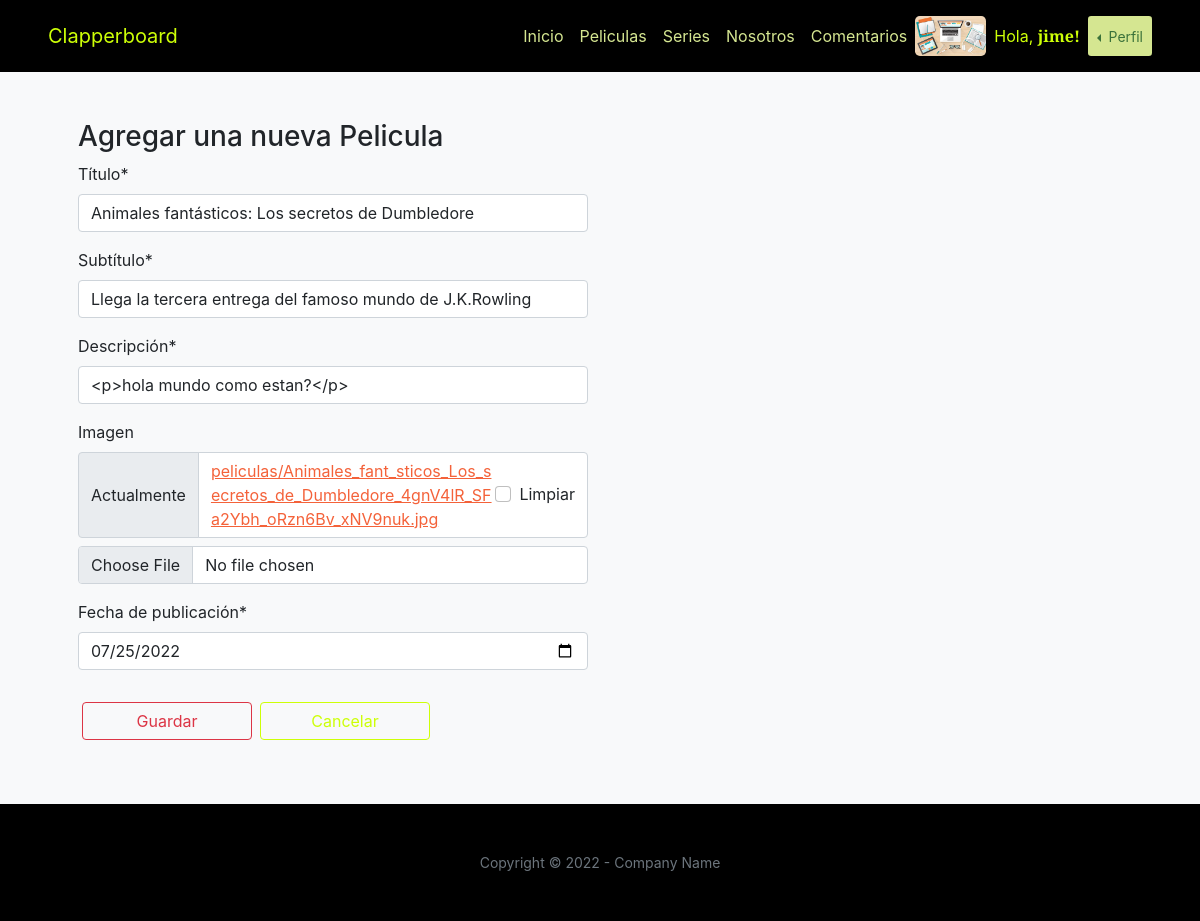
/editar_pelicula/8/ (signed in), run on an earlier commit of the app's database.
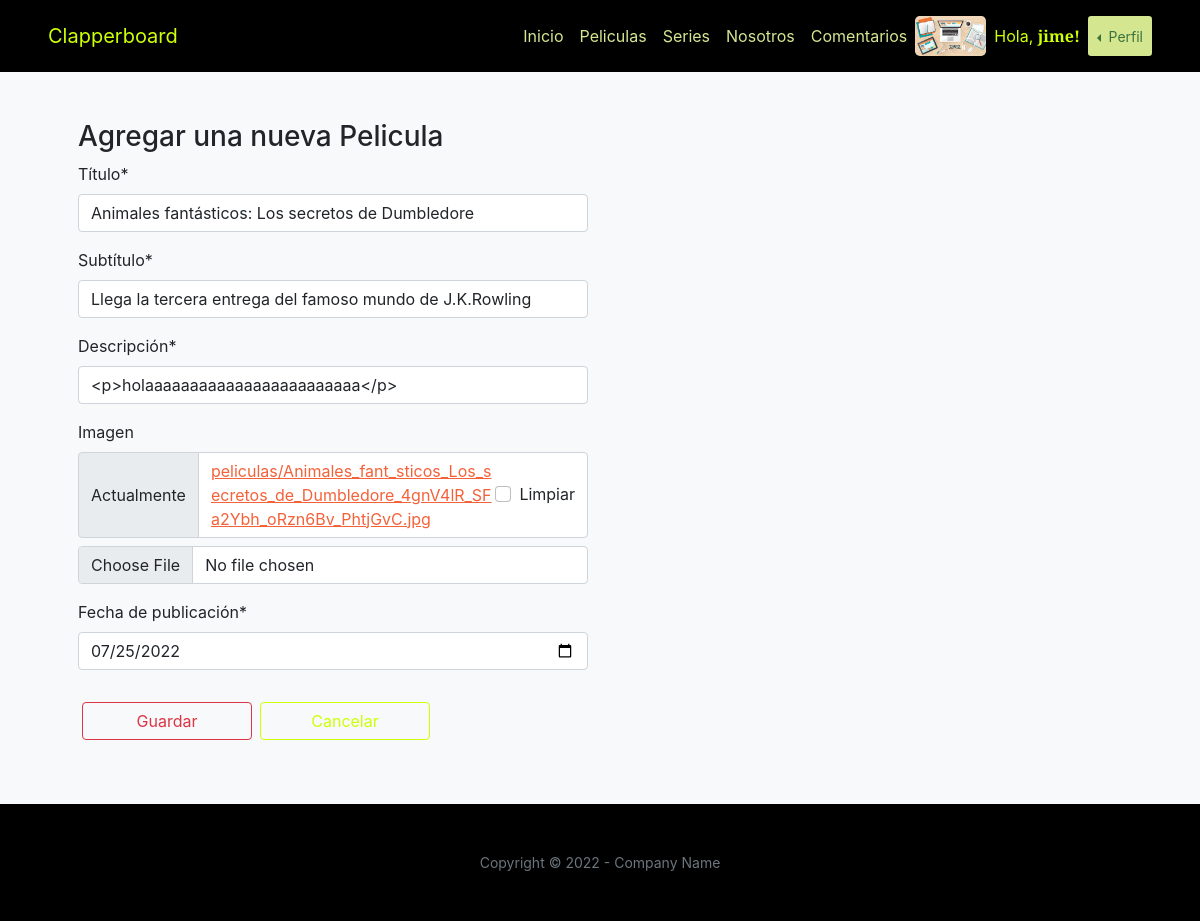
And on a later commit of the database.
### clapperboardApp/models.py (models this page shows, shortened)
class Pelicula(models.Model):
    titulo = models.CharField(max_length=50)
    subtitulo= models.CharField(max_length=100)
    descripcion = models.CharField(max_length=300)
    imagen = models.ImageField(upload_to='peliculas', blank=True, null=True)
    fecha_publicacion = models.DateField(auto_now_add=True)
    usuario = models.ForeignKey(User, null=True, blank=True, on_delete=models.SET_NULL, editable=False)
    class Meta:
        ordering = ["-fecha_publicacion"]

### clapperboardApp/views.py (the view, shortened to what this page needs)
@staff_member_required
def editar_pelicula(request, pelicula_id):
    peliculas= Pelicula.objects.get(id=pelicula_id)
    try:
        imagen = Pelicula.objects.get(id=pelicula_id)
    except:
        imagen = Pelicula(id=pelicula_id)
        imagen.save()
    form = NuevaPelicula(initial={"titulo": peliculas.titulo,
                                  "subtitulo": peliculas.subtitulo ,
                                  "descripcion": peliculas.descripcion,
                                  "imagen": peliculas.imagen,
                                  "fecha_publicacion": peliculas.fecha_publicacion,
                                  })
    return render (request, "clapperboardApp/form_pelicula.html", {"form": form })

### clapperboardApp/forms.py
class NuevaPelicula(forms.Form):
    titulo = forms.CharField(label="Título")
    subtitulo = forms.CharField(label="Subtítulo")
    descripcion = forms.CharField(label="Descripción", widget=CKEditorWidget())
    imagen = forms.ImageField(label="Imagen", required=False)
    fecha_publicacion = forms.DateField(label="Fecha de publicación", widget=forms.NumberInput(attrs={'type':'date'}))
    class Meta:
        model = Pelicula
        fields = ['titulo', 'subtitulo' ,'descripcion', 'imagen', 'fecha_publicacion']

### clapperboardApp/templates/clapperboardApp/form_pelicula.html (shortened to what this page needs)
{% extends 'clapperboardApp/base.html' %}
{% load static %}
{% load crispy_forms_tags %}
{% block contenidoPagina %}
<section class="bg-light py-5">
    <div class="container px-5">
        <div class="row gx-6 justify-content">
            <div class="col-lg-6">
                <h3>Agregar una nueva Pelicula</h3>
                <form action="" method="post" enctype="multipart/form-data">
                    {{ form | crispy }}
                    <div class="d-flex ">
                        <button type="button" class="btn btn-outline-danger mx-1 my-3 d-grid gap-2 col-4" data-bs-toggle="modal" data-bs-target="#exampleModal">
                            Guardar
                        </button>
                        <a href="{% url 'peliculas' %}" class="btn btn-outline-success mx-1 my-3 d-grid gap-2 col-4 linea">Cancelar</a>
                    </div>
                </form>
            </div>
        </div>
    </div>
</section>
{% endblock %}

What changed in the data, as far as the page shows it:
changed Pelicula "Animales fantásticos: Los secretos de Dumbledore": descripcion "<p>hola mundo como estan?</p>" → "<p>holaaaaaaaaaaaaaaaaaaaaaaaa</p>"
Also different on the page:
text no longer shown: "Título * Subtítulo * Descripción * Imagen Actualmente peliculas/Animales_fant_sticos_Los_secretos_de_Dumbledore_4gnV4lR_SFa2Ybh_oRzn6Bv_xNV9nuk.jpg Limpiar Fecha de publicación *"
text now shown: "Título * Subtítulo * Descripción * Imagen Actualmente peliculas/Animales_fant_sticos_Los_secretos_de_Dumbledore_4gnV4lR_SFa2Ybh_oRzn6Bv_PhtjGvC.jpg Limpiar Fecha de publicación *"
